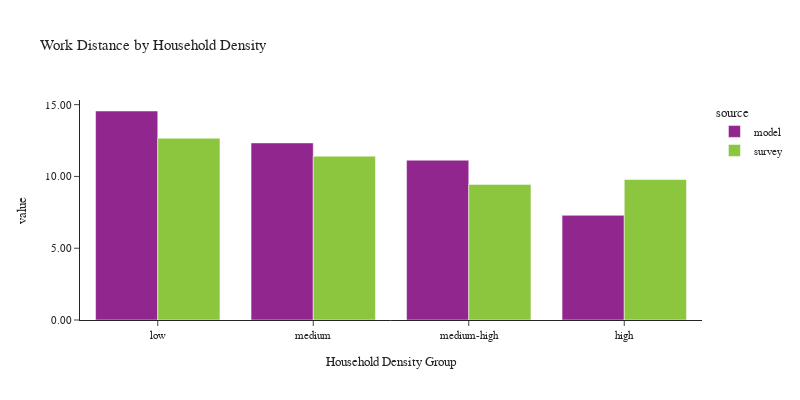

Source (notebook cell):
### Code cell
plot_work_location(df_workers, 'hh_density_group', 'Household Density', 'Household Density Group')

### Figure 1 — Plotly figure (JSON) as saved in the notebook; plotly's stock layout.template omitted (floating-point values rounded to 4 significant figures)
{"data": [{"alignmentgroup": "True", "customdata": [[574998], [587903], [542964], [517627]], "hovertemplate": "source=model<br>hh_density_group=%{x}<br>value=%{y}<br>sample count=%{customdata[0]}<extra></extra>", "legendgroup": "model", "marker": {"color": "#91268F", "pattern": {"shape": ""}}, "name": "model", "offsetgroup": "model", "orientation": "v", "showlegend": true, "textposition": "auto", "type": "bar", "x": ["low", "medium", "medium-high", "high"], "xaxis": "x", "y": [14.56, 12.34, 11.13, 7.293], "yaxis": "y"}, {"alignmentgroup": "True", "customdata": [[1061], [782], [564], [416]], "hovertemplate": "source=survey<br>hh_density_group=%{x}<br>value=%{y}<br>sample count=%{customdata[0]}<extra></extra>", "legendgroup": "survey", "marker": {"color": "#8CC63E", "pattern": {"shape": ""}}, "name": "survey", "offsetgroup": "survey", "orientation": "v", "showlegend": true, "textposition": "auto", "type": "bar", "x": ["low", "medium", "medium-high", "high"], "xaxis": "x", "y": [12.66, 11.41, 9.442, 9.783], "yaxis": "y"}], "layout": {"barmode": "group", "font": {"size": 11}, "height": 400, "legend": {"title": {"text": "source"}, "tracegroupgap": 0}, "title": {"text": "Work Distance by Household Density"}, "width": 800, "xaxis": {"anchor": "y", "domain": [0.0, 1.0], "title": {"text": "Household Density Group"}}, "yaxis": {"anchor": "x", "domain": [0.0, 1.0], "tickformat": ".2f", "title": {"text": "value"}}}}
